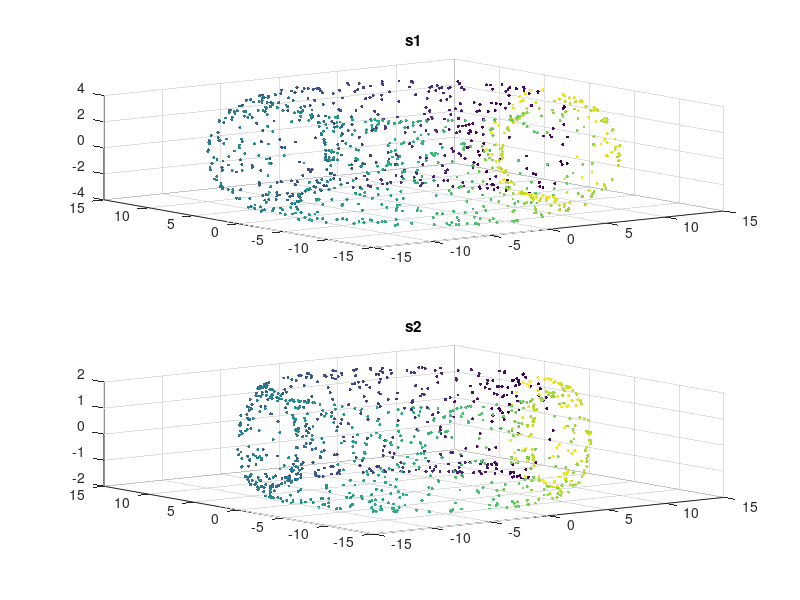

Reproduce this figure in MATLAB. (Note: this script raises an error after producing the figure.)
clear
close all


N = 1000;

t1 = rand([N 1])*2*pi;
t2 = rand([N 1])*2*pi;
t3 = rand([N 1])*2*pi;

R = 10;
r1 = 4;
r2 = 2;

figure;
x1 = (R+r1*cos(t2)).*cos(t1);
y1 = (R+r1*cos(t2)).*sin(t1);
z1 = r1*sin(t2);

x2 = (R+r2*cos(t3)).*cos(t1);
y2 = (R+r2*cos(t3)).*sin(t1);
z2 = r2*sin(t3);

subplot(2, 1, 1);
scatter3(x1(:),y1(:),z1(:),50 ,t1*10, '.')
title('s1');
subplot(2, 1, 2);
scatter3(x2(:),y2(:),z2(:),50 ,t1*10, '.')
title('s2');

s1 = [x1 y1 z1];
s2 = [x2 y2 z2];

%% Alternating Diffusion

eps1 = 0.5;
eps2 = 0.5;
m = 1;
d1 = zeros(N);
d2 = zeros(N);

W1 = affinityMatrix(s1, eps1);
W2 = affinityMatrix(s2, eps2);

K1 = W1 ./ sum(W1,1);
K2 = W2 ./ sum(W2,1);
Ktot = K2*K1;
 
% Ktotm = Ktot ^ m; 
% for i = 1:N
%     for j = 1:N
%         d2m(i,j) = sum((Ktotm(:,i)-Ktotm(:,j)) .^ 2, 1);
%     end
% end

%% Diffusion Maps (appendix A)

t = 1;

[V,D] = eig(Ktot);
D = diag(D^t);
phi = V(:, 2:4) ./ V(:, 1);

figure;
subplot(3, 1, 1);
scatter3(x1(:),y1(:),z1(:), 100 ,V(:,2)*10, '.');
title('$$s_{1}$$','fontsize',16,'interpreter','latex');
subplot(3, 1, 2);
scatter3(x2(:),y2(:),z2(:), 100 ,V(:,2)*10, '.');
title('$$s_{2}$$','fontsize',16,'interpreter','latex');
subplot(3, 1, 3);
scatter(cos(t1), sin(t1),100 ,V(:,2)*10, '.');

xlabel('$$cos(x_{i})$$','fontsize',16,'interpreter','latex');
ylabel('$$sin(x_{i})$$','fontsize',16,'interpreter','latex');
